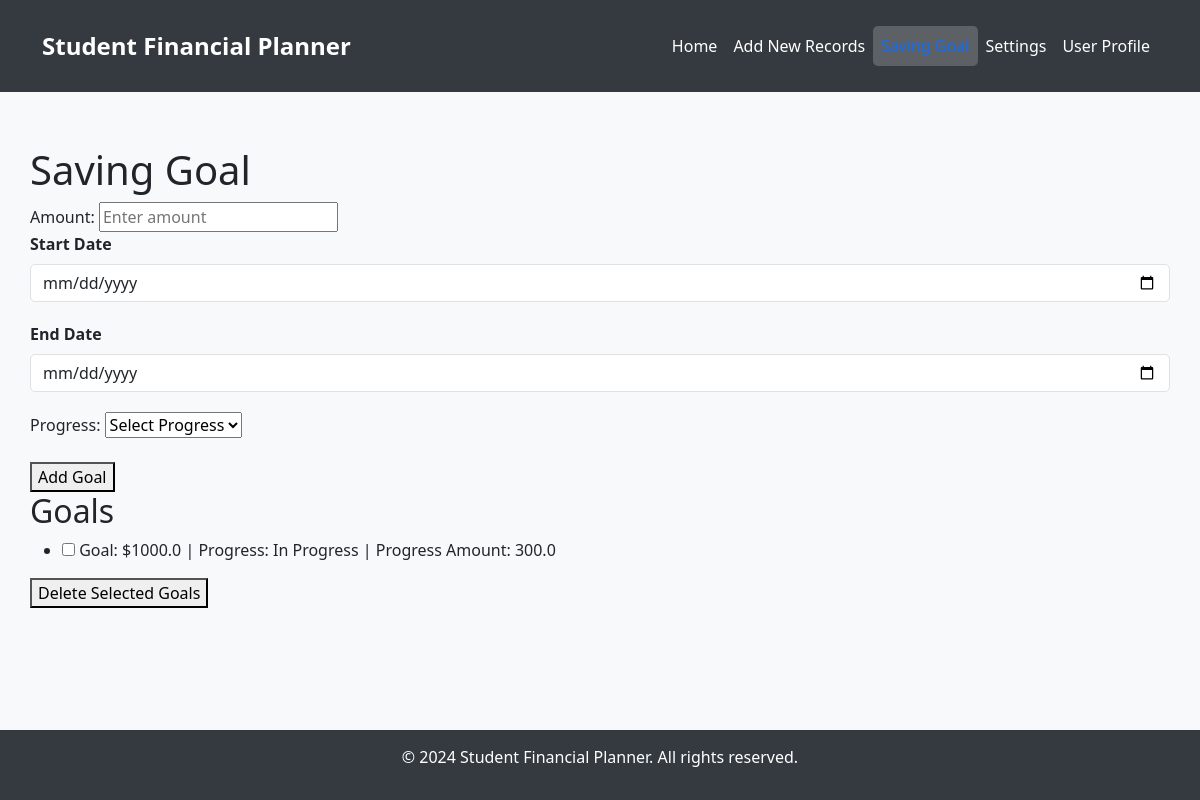
/savingGoal (signed in), run on an earlier commit of the app's database.
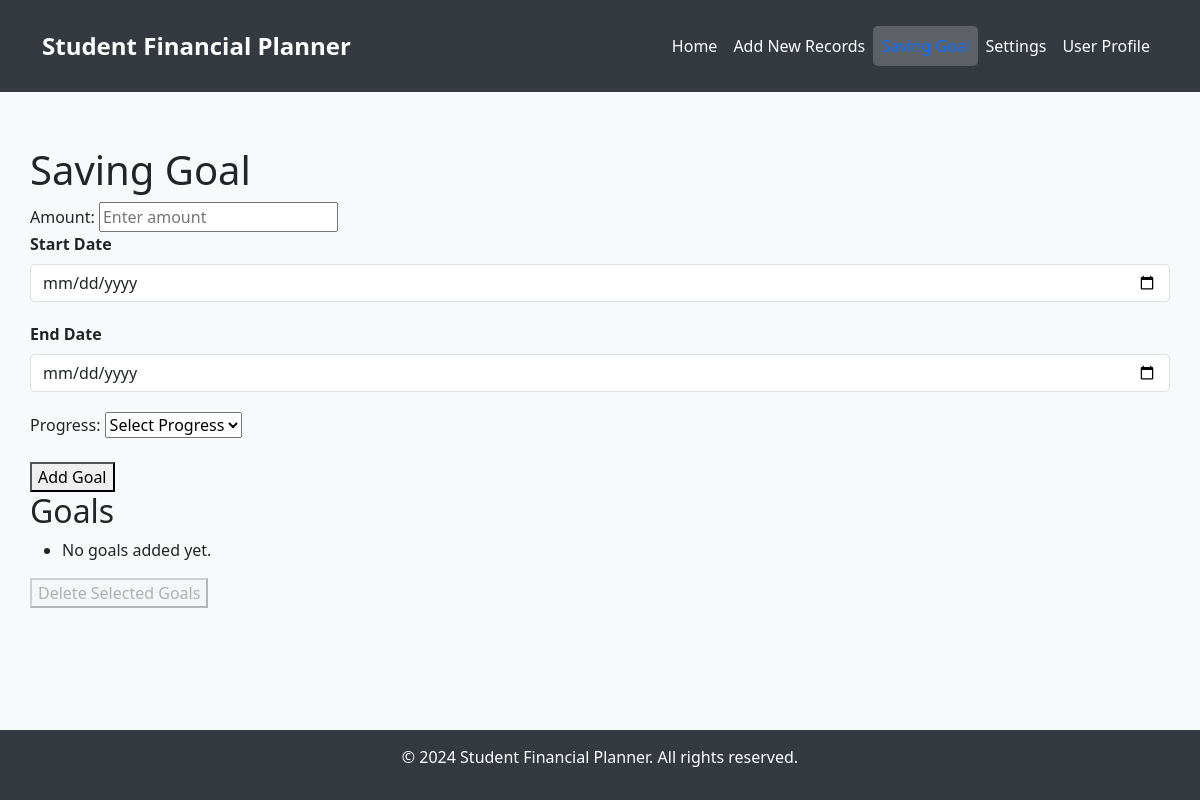
And on a later commit of the database.
### database.py (models this page shows, shortened)
class Saving_Goal(db.Model):
    __tablename__ = 'saving_goal'
    saving_goal_id = db.Column(db.Integer, primary_key=True, autoincrement=True)
    user_id = db.Column(db.Integer, db.ForeignKey('user.user_id'), nullable=True)
    amount = db.Column(db.Float)
    start_date = db.Column(db.DateTime)
    end_date = db.Column(db.DateTime)
    progress = db.Column(db.String(100))
    progress_amount = db.Column(db.Float)

### app.py (the view, shortened to what this page needs)
@app.route('/savingGoal', methods=['GET', 'POST'])
def show_saving_goal_page():
    if 'user_id' not in session:
        return render_template('login.html')
    user_id = session.get('user_id')
    goals = Saving_Goal.query.filter_by(user_id=user_id).all()  # Only fetch goals for the logged-in user
    return render_template('savingGoal.html', active_page='savingGoal', goals=goals)

### templates/savingGoal.html (shortened to what this page needs)
{% extends "base.html" %}
{% block content %}
<h1>Saving Goal</h1>
<div class="goal-form">
    <form method="POST" action="/savingGoal">
        <label for="amount">Amount:</label>
        <input type="number" id="amount" name="amount" placeholder="Enter amount" required><br>
        <div class="form-group" style="margin-bottom: 20px;">
            <label class="form-label" for="start-date">Start Date</label>
            <input type="date" id="start-date" name="start-date" class="form-control" lang="en" required>
        </div>
        <div class="form-group" style="margin-bottom: 20px;">
            <label class="form-label" for="end-date">End Date</label>
            <input type="date" id="end-date" name="end-date" class="form-control" lang="en" required>
        </div>
        <label for="progress">Progress:</label>
        <select id="progress" name="progress" required>
        <option value="">Select Progress</option>
        </select><br>
    <input type="number" id="progress-amount" name="progress_amount" style="display:none;" placeholder="Progress amount"><br>
        <button type="submit">Add Goal</button>
    </form>
</div>
<div id="goal-list">
    <h2>Goals</h2>
    <form method="POST" action="/delete_selected_goals" id="delete-goals-form">
        <ul id="goal-list-items">
            {% for goal in goals %}
            <li>
                <input type="checkbox" name="goal_ids" value="{{ goal.saving_goal_id }}">
                Goal: ${{ goal.amount }} | Progress: {{ goal.progress }} | Progress Amount: {{ goal.progress_amount }}
            </li>
            {% else %}
            <li>No goals added yet.</li>
            {% endfor %}
        </ul>
        <button type="submit" id="delete-selected-goals" {% if goals|length == 0 %}disabled{% endif %}>Delete Selected Goals</button>
    </form>
</div>
{% endblock %}

### templates/base.html (shortened to what this page needs)
<!DOCTYPE html>
<html lang="en">
<head>
    <link href="https://cdn.jsdelivr.net/npm/bootstrap@5.3.0/dist/css/bootstrap.min.css" rel="stylesheet">
    <link href="https://cdn.jsdelivr.net/npm/bootstrap-icons@1.10.5/font/bootstrap-icons.css" rel="stylesheet">
    <link rel="stylesheet" href="{{ url_for('static', filename='css/styles.css') }}">
</head>
<body>
    <header>
        <nav class="navbar navbar-expand-lg navbar-dark">
            <div class="container-fluid">
                <a class="navbar-brand" href="/home">Student Financial Planner</a>
                <div class="collapse navbar-collapse" id="navbarNav">
                    <ul class="navbar-nav ms-auto">
                        <li class="nav-item">
                            <a class="nav-link {% if active_page == 'home' %}active{% endif %}" href="/home">Home</a>
                        </li>
                        <li class="nav-item">
                            <a class="nav-link {% if active_page == 'newSpending' %}active{% endif %}" href="/newRecords">Add New Records</a>
                        </li>
                        <li class="nav-item">
                            <a class="nav-link {% if active_page == 'savingGoal' %}active{% endif %}" href="/savingGoal">Saving Goal</a>
                        </li>
                        <li class="nav-item">
                            <a class="nav-link {% if active_page == 'setting' %}active{% endif %}" href="/setting">Settings</a>
                        </li>
                        <li class="nav-item">
                            <a class="nav-link {% if active_page == 'userProfile' %}active{% endif %}" href="/userProfile">User Profile</a>
                        </li>
                    </ul>
                </div>
            </div>
        </nav>
    </header>
    <main class="my-4">
        {% block content %}
        {% endblock %}
    </main>
    <footer>
        <p>&copy; 2024 Student Financial Planner. All rights reserved.</p>
    </footer>
</body>
</html>

### static/css/styles.css (style rules this page uses)
:root { --primary-color: #0d6efd; --secondary-color: #6c757d; --accent-color: #198754; --background-color: #f8f9fa; --header-bg-color: #343a40; --header-text-color: #ffffff; --footer-bg-color: #343a40; --footer-text-color: #ffffff; --card-bg-color: #ffffff; --card-border-color: #dee2e6; --button-hover-color: #0b5ed7; --button-active-color: #0a58ca; --font-family: 'Segoe UI', Tahoma, Geneva, Verdana, sans-serif; }
body { font-family: var(--font-family); background-color: var(--background-color); margin: 0; padding: 0; }
header { background-color: var(--header-bg-color); color: var(--header-text-color); padding: 15px 30px; }
.navbar { background-color: var(--header-bg-color) !important; }
.navbar-brand { font-weight: bold; font-size: 1.5rem; }
.nav-link { color: var(--header-text-color) !important; transition: color 0.3s, background-color 0.3s; }
.nav-link.active { color: var(--primary-color) !important; background-color: rgba(255, 255, 255, 0.2); border-radius: 5px; }
main { padding: 30px; }
footer { background-color: var(--footer-bg-color); color: var(--footer-text-color); text-align: center; padding: 15px 0; position: fixed; width: 100%; bottom: 0; }
form .form-label { font-weight: bold; }
.form-control { border-radius: 5px; }

What changed in the data, as far as the page shows it:
removed Saving_Goal: amount "1000.0", progress "In Progress", progress_amount "300.0"
Also different on the page:
text now shown: "No goals added yet."
